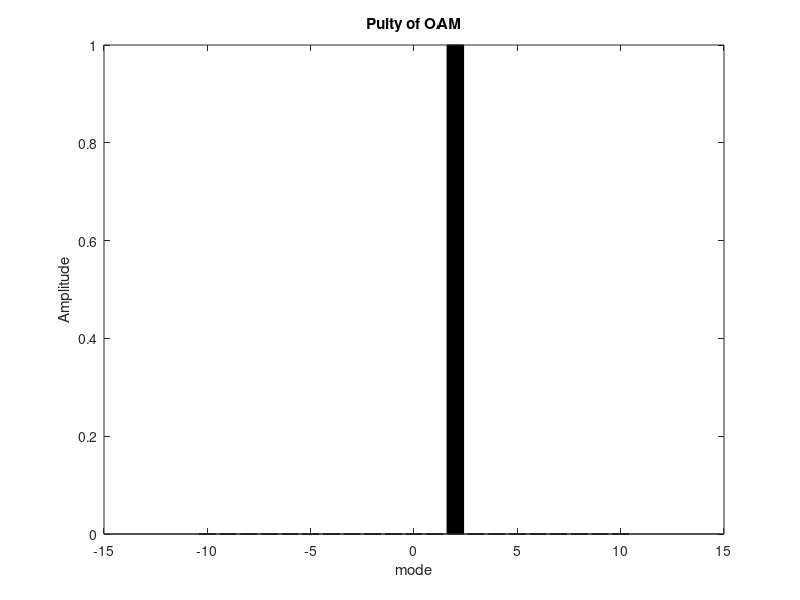

Source code (MATLAB):
%% DEMO - Calculating the purity of OAM
%
% History :
%   Yao - 2021.6.15 - v1.0
%       1.Create File

%%
clc;clear;close all; 

%% Setting Parameters
mode = 2;
modesRange = -10:10;

%% Parameters
f0 = 18e9;

c = 299792458 ;
lambda = c / f0;
k = 2.0 * pi / lambda; 
raduis = 2; 
arrRadius = 0.03 ;

elemNum = 16;
elemPhi = (0:elemNum-1) * 2*pi/elemNum;

%%
fun = @(azimuth,raduis,elevation,n) (1./(4.0 * pi * raduis))...
        .* exp(1i * k .* raduis)...
        .* exp(-1i * k * arrRadius .* sin(elevation) .* cos(azimuth-elemPhi(n)) + 1i*mode*elemPhi(n));
    
pureFun = @(azimuth,raduis,elevation,n,tempL) fun(azimuth,raduis,elevation,n).*exp(-1i*tempL*azimuth);

%% 
puity = zeros(1,length(modesRange));
for i = 1:length(modesRange)
    mode = modesRange(i);
    for n = 1:elemNum
        puity(i) = puity(i) + integral2(@(azimuth,elevation) pureFun(azimuth,raduis,elevation,n,mode),0,2*pi,0,pi/2);
    end
    puity(i) = abs(puity(i))/(2*pi);
end
puity = puity / sum(puity);

%% Plot
figure(1)
bar(modesRange,puity,'k');
xlabel('mode');ylabel('Amplitude');title('Puity of OAM');